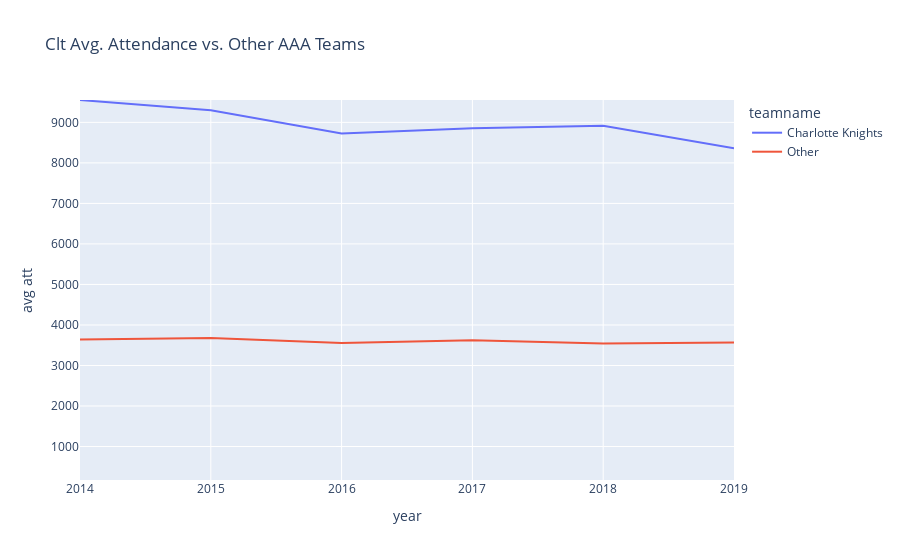

The notebook cell this image was saved under:
### Code cell
fig = px.line(both_attendance, x='year',y='avg att', color='teamname', title='Clt Avg. Attendance vs. Other AAA Teams')
fig.update_yaxes(range=[min(minor_attendance['avg att']),max(minor_attendance['avg att'])])
fig.show()

### Figure 1 — Plotly figure (JSON) as saved in the notebook; plotly's stock layout.template omitted (floating-point values rounded to 4 significant figures)
{"data": [{"hovertemplate": "teamname=Charlotte Knights<br>year=%{x}<br>avg att=%{y}<extra></extra>", "legendgroup": "Charlotte Knights", "line": {"color": "#636efa", "dash": "solid"}, "marker": {"symbol": "circle"}, "mode": "lines", "name": "Charlotte Knights", "orientation": "v", "showlegend": true, "type": "scatter", "x": ["2014", "2015", "2016", "2017", "2018", "2019"], "xaxis": "x", "y": [9552, 9297, 8725, 8852, 8916, 8360], "yaxis": "y"}, {"hovertemplate": "teamname=Other<br>year=%{x}<br>avg att=%{y}<extra></extra>", "legendgroup": "Other", "line": {"color": "#EF553B", "dash": "solid"}, "marker": {"symbol": "circle"}, "mode": "lines", "name": "Other", "orientation": "v", "showlegend": true, "type": "scatter", "x": ["2014", "2015", "2016", "2017", "2018", "2019"], "xaxis": "x", "y": [3639.0, 3679, 3556.0, 3622.0, 3545.0, 3570.0], "yaxis": "y"}], "layout": {"legend": {"title": {"text": "teamname"}, "tracegroupgap": 0}, "title": {"text": "Clt Avg. Attendance vs. Other AAA Teams"}, "xaxis": {"anchor": "y", "domain": [0, 1], "title": {"text": "year"}}, "yaxis": {"anchor": "x", "domain": [0, 1], "range": [174, 9552], "title": {"text": "avg att"}}}}
